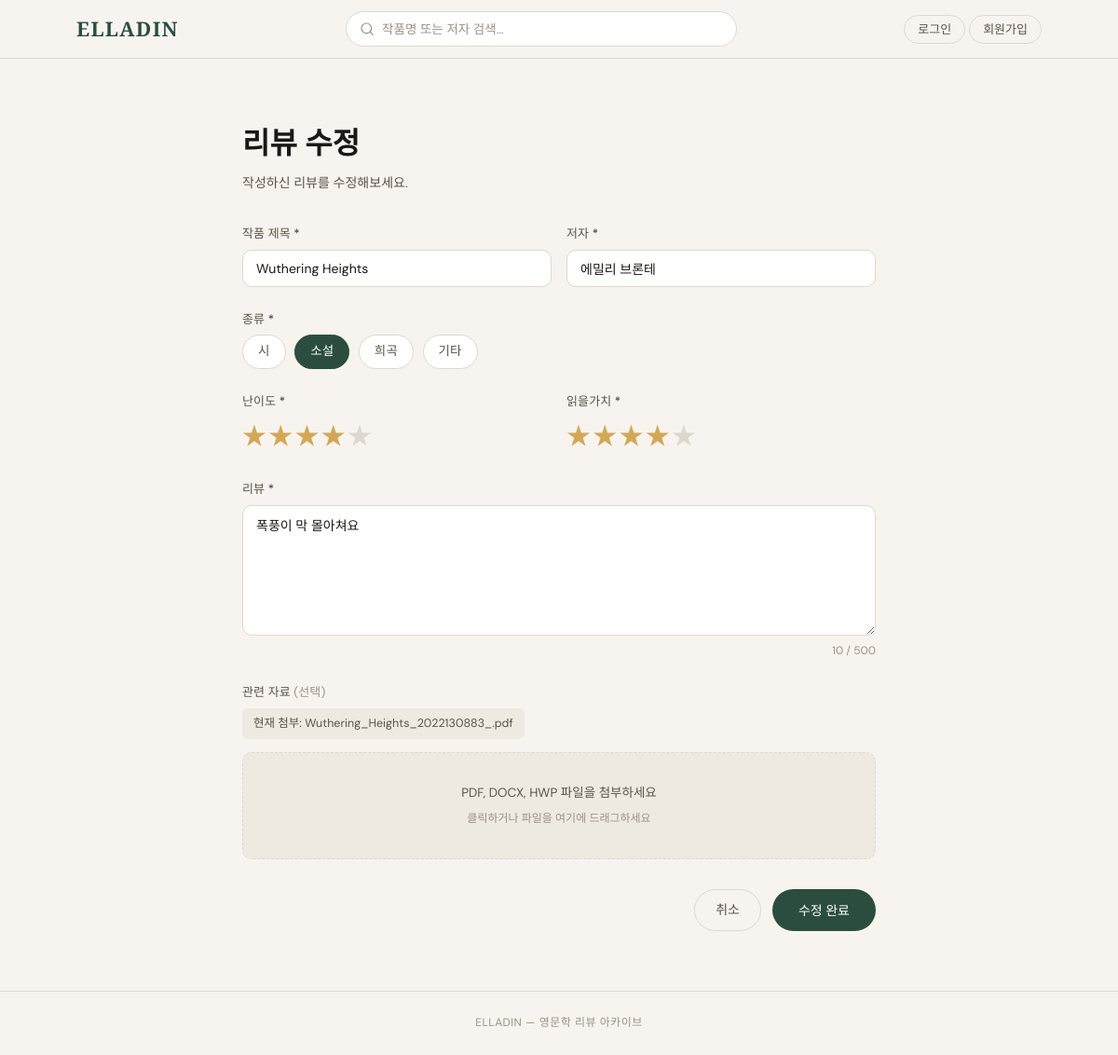
Screenshot of /edit/3 (signed in) with the database file from the repository.
### elladin/models.py (models this page shows)
class Review(db.Model):
    id             = db.Column(db.Integer, primary_key=True)
    user_id        = db.Column(db.Integer, db.ForeignKey('user.id'), nullable=False)
    title          = db.Column(db.String(200), nullable=False)
    author         = db.Column(db.String(100), nullable=False)
    genre          = db.Column(db.String(20),  nullable=False)
    star_difficulty= db.Column(db.Integer,     nullable=False)
    star_worth     = db.Column(db.Integer,     nullable=False)
    content        = db.Column(db.String(500), nullable=False)
    filename       = db.Column(db.String(300), nullable=True)
    created_at     = db.Column(db.DateTime,    default=datetime.utcnow)
    likes    = db.relationship('Like',    backref='review', lazy=True, cascade='all, delete-orphan')
    comments = db.relationship('Comment', backref='review', lazy=True, cascade='all, delete-orphan')

### elladin/routes.py (the view)
@main.route('/edit/<int:review_id>', methods=['GET', 'POST'])
def edit(review_id):
    user = current_user()
    review = Review.query.get_or_404(review_id)
    if not user or review.user_id != user.id:
        return redirect(url_for('main.index'))
    if request.method == 'POST':
        _save_review(request, review=review, user=user)
        return redirect(url_for('main.review_detail', review_id=review.id))
    return render_template('write.html', review=review)

### elladin/routes.py (called while the page is built)
def current_user():
    uid = session.get('user_id')
    return User.query.get(uid) if uid else None

### elladin/templates/write.html (shortened to what this page needs)
{% extends "base.html" %}
{% block content %}
<section class="write-section">
  <div class="write-header">
    <h1>{{ '리뷰 수정' if review else '리뷰 작성' }}</h1>
    <p>{{ '작성하신 리뷰를 수정해보세요.' if review else '읽은 작품에 대한 감상을 남겨보세요.' }}</p>
  </div>
  <form class="write-form"
        action="{{ url_for('main.edit', review_id=review.id) if review else url_for('main.write') }}"
        method="POST" enctype="multipart/form-data">
    <div class="form-row two-col">
      <div class="form-group">
        <label for="title">작품 제목 <span class="req">*</span></label>
        <input type="text" id="title" name="title" placeholder="e.g. Pride and Prejudice"
               value="{{ review.title if review else '' }}" required>
      </div>
      <div class="form-group">
        <label for="author">저자 <span class="req">*</span></label>
        <input type="text" id="author" name="author" placeholder="e.g. Jane Austen"
               value="{{ review.author if review else '' }}" required>
      </div>
    </div>
    <div class="form-group">
      <label>종류 <span class="req">*</span></label>
      <div class="genre-options">
        {% for g in ['시', '소설', '희곡', '기타'] %}
        <label class="genre-radio">
          <span>{{ g }}</span>
        </label>
        {% endfor %}
      </div>
    </div>
    <div class="form-row two-col">
      <div class="form-group">
        <label>난이도 <span class="req">*</span></label>
        <div class="star-picker">
          {% for i in range(5, 0, -1) %}
<label for="diff{{ i }}">★</label>
{% endfor %}
        </div>
      </div>
      <div class="form-group">
        <label>읽을가치 <span class="req">*</span></label>
        <div class="star-picker">
          {% for i in range(5, 0, -1) %}
<label for="worth{{ i }}">★</label>
{% endfor %}
        </div>
      </div>
    </div>
    <div class="form-group">
      <label for="content">리뷰 <span class="req">*</span></label>
      <textarea id="content" name="content" maxlength="500"
                placeholder="작품에 대한 감상을 자유롭게 적어주세요. (500자 이내)"
                required>{{ review.content if review else '' }}</textarea>
      <div class="char-counter"><span id="char-count">{{ review.content|length if review else 0 }}</span> / 500</div>
    </div>
    <div class="form-group">
      <label>관련 자료 <span class="optional">(선택)</span></label>
      {% if review and review.filename %}
      <div class="current-file">현재 첨부: {{ review.filename }}</div>
      {% endif %}
      <div class="file-drop" id="file-drop">
        <div class="file-drop-inner">
          <p id="file-label">PDF, DOCX, HWP 파일을 첨부하세요</p>
          <span class="file-hint">클릭하거나 파일을 여기에 드래그하세요</span>
        </div>
      </div>
    </div>
    <div class="form-actions">
      <a href="{{ url_for('main.index') }}" class="btn-cancel">취소</a>
      <button type="submit" class="btn-submit">{{ '수정 완료' if review else '리뷰 등록' }}</button>
    </div>
  </form>
</section>
{% endblock %}

### elladin/static/style.css (style rules this page uses)
*, *::before, *::after { box-sizing: border-box; margin: 0; padding: 0; }
:root { --bg: #F7F4EF; --bg2: #EEEAE2; --ink: #1A1714; --ink2: #5A534A; --ink3: #9C9186; --accent: #2B4D3F; --accent2: #D4A853; --border: #DDD8CF; --card-bg: #FFFFFF; --radius: 10px; --ff-serif: 'Playfair Display', Georgia, serif; --ff-sans: 'DM Sans', sans-serif; }
html { scroll-behavior: smooth; }
body { background: var(--bg); color: var(--ink); font-family: var(--ff-sans); font-size: 15px; line-height: 1.65; min-height: 100vh; display: flex; flex-direction: column; }
a { color: inherit; text-decoration: none; }
.write-section { max-width: 680px; margin: 0 auto; padding-top: 2rem; }
.write-header { margin-bottom: 2rem; }
.write-header h1 { font-family: var(--ff-serif); font-size: 2rem; font-weight: 600; margin-bottom: .3rem; }
.write-header p { color: var(--ink2); font-size: 14px; }
.write-form { display: flex; flex-direction: column; gap: 1.5rem; }
.form-row.two-col { display: grid; grid-template-columns: 1fr 1fr; gap: 1rem; }
.form-group { display: flex; flex-direction: column; gap: .4rem; }
.form-group label { font-size: 13px; font-weight: 500; color: var(--ink2); letter-spacing: .01em; }
.req { color: var(--accent); }
.optional { font-weight: 400; color: var(--ink3); }
.form-group input[type="text"], .form-group textarea { background: var(--card-bg); border: 1px solid var(--border); border-radius: var(--radius); padding: 10px 14px; font-family: var(--ff-sans); font-size: 14px; color: var(--ink); outline: none; transition: border-color .2s, box-shadow .2s; width: 100%; }
.form-group input[type="text"]::placeholder, .form-group textarea::placeholder { color: var(--ink3); }
.form-group textarea { min-height: 140px; resize: vertical; line-height: 1.65; }
.char-counter { text-align: right; font-size: 12px; color: var(--ink3); }
.genre-options { display: flex; gap: .6rem; flex-wrap: wrap; }
.genre-radio span { display: inline-block; padding: 6px 16px; border: 1px solid var(--border); border-radius: 30px; font-size: 13.5px; cursor: pointer; transition: all .18s; background: var(--card-bg); color: var(--ink2); }
.genre-radio input:checked + span { background: var(--accent); border-color: var(--accent); color: #fff; font-weight: 500; }
.star-picker { display: flex; flex-direction: row-reverse; gap: 2px; width: fit-content; }
.star-picker label { font-size: 26px; color: var(--border); cursor: pointer; transition: color .15s, transform .15s; }
.star-picker label:hover, .star-picker label:hover ~ label, .star-picker input:checked ~ label { color: var(--accent2); }
.file-drop { position: relative; border: 1.5px dashed var(--border); border-radius: var(--radius); background: var(--bg2); cursor: pointer; transition: border-color .2s, background .2s; overflow: hidden; }
.file-drop-inner { display: flex; flex-direction: column; align-items: center; gap: .4rem; padding: 2rem; color: var(--ink3); pointer-events: none; }
.file-drop-inner p { font-size: 13.5px; color: var(--ink2); }
.file-hint { font-size: 12px; }
.form-actions { display: flex; justify-content: flex-end; gap: .75rem; padding-top: .5rem; }
.btn-cancel { padding: 10px 22px; border-radius: 30px; font-size: 14px; color: var(--ink2); border: 1px solid var(--border); background: transparent; transition: background .18s; }
.btn-submit { padding: 10px 28px; border-radius: 30px; font-size: 14px; font-weight: 500; background: var(--accent); color: #fff; border: none; cursor: pointer; transition: background .18s, transform .15s; font-family: var(--ff-sans); }
.current-file { font-size: 12.5px; color: var(--ink2); background: var(--bg2); border-radius: 6px; padding: 6px 12px; margin-bottom: .5rem; width: fit-content; }

### rows the page displays
Review: title "Wuthering Heights", author "에밀리 브론테", content "폭풍이 막 몰아쳐요", filename "Wuthering_Heights_2022130883_.pdf"

### other values shown
{{ '리뷰 수정' if review else '리뷰 작성' }} "리뷰 수정"
{{ '작성하신 리뷰를 수정해보세요.' if review else '읽은 작품에 대한 감상을 남겨보세요.' }} "작성하신 리뷰를 수정해보세요."
{{ g }} "시" "소설" "희곡" "기타"
{{ review.content|length if review else 0 }} "10"
{{ '수정 완료' if review else '리뷰 등록' }} "수정 완료"
